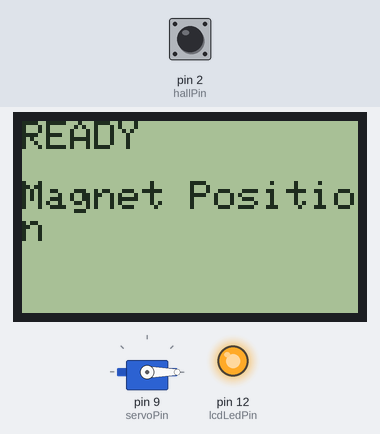
The sketch below on a simulated Arduino Uno, built with avr-gcc and run on an emulated ATmega328P. On the bench: 84×48 one-colour display, servo, output pins drawn as LEDs (lit = HIGH). The inputs (shaded band) are chosen by the test bench; at power-on: pin 2 (hallPin) HIGH. What the sketch prints to the serial monitor is not drawn.

Above: at 2.2 s.
2.3 s: pin 2 (hallPin) pulled LOW for 1 s
At 4.2 s:
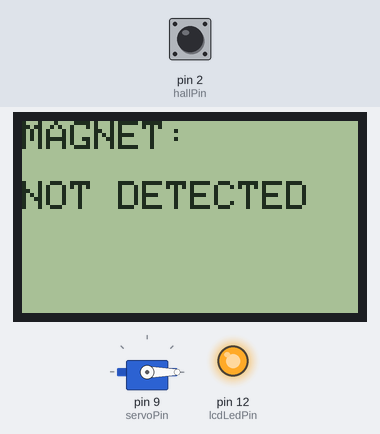
5.0 s: pin 2 (hallPin) pulled LOW for 3.2 s
At 5.5 s:
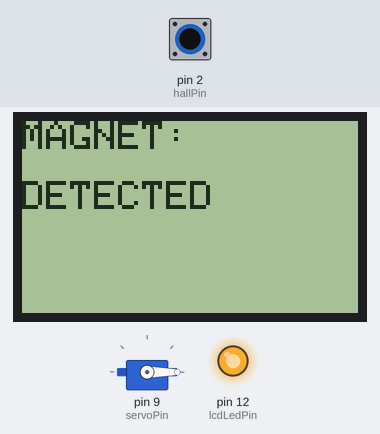
11.2 s: pin 2 (hallPin) pulled LOW for 1 s
At 11.82 s:
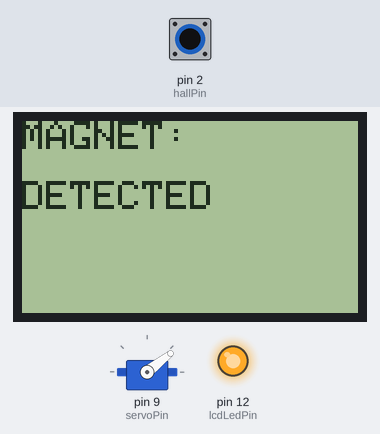
12.8 s: pin 2 (hallPin) driven LOW
At 13.32 s:
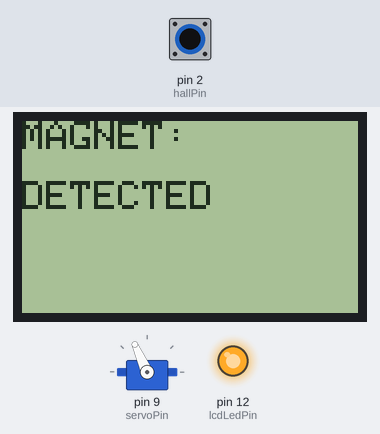
15.5 s: pin 2 (hallPin) driven HIGH
At 16.9 s:
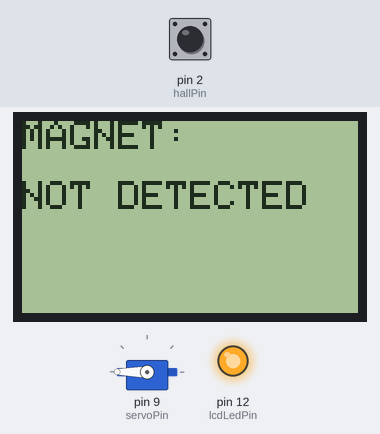
17.2 s: pin 2 (hallPin) driven LOW
At 18.4 s:
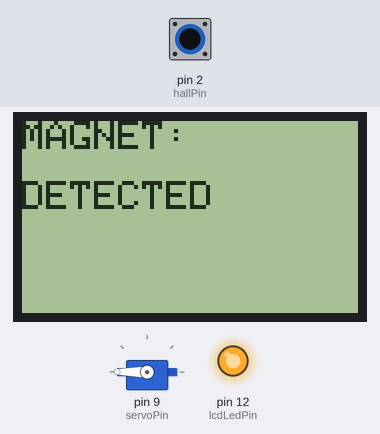
Timing chart, 0 to 26.4 s (numbered marks = the images above; inputs shaded):
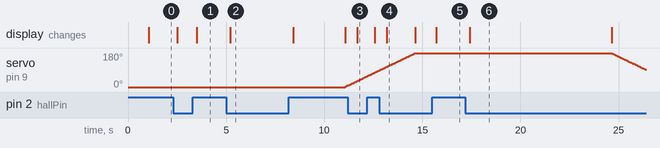

Measured:
- after the input at 2.3 s, the display: first changes after 0.21 s (image 1 shows a later state)
- after the input at 5.0 s, the display: changes after 0.22 s (image 2)
- after the input at 11.2 s, the display: changes after 0.47 s (image 3)
- after the input at 12.8 s, the display: changes after 0.38 s (image 4)
- after the input at 15.5 s, the display: changes after 0.22 s (image 5)
- after the input at 17.2 s, the display: changes after 0.22 s (image 6)

The sketch:

ServoPoweredLockPrototype.ino
```cpp
#include <Servo.h>
#include <Adafruit_GFX.h>
#include <Adafruit_PCD8544.h>


const byte hallPin = 2;
const byte servoPin = 9;


// Nokia 5110 LCD - CLK, DIN, DC, CS, RST
Adafruit_PCD8544 display(13, 11, 5, 7, 6);


// Backlight control
const byte lcdLedPin = 12;


// Servo Settings and Stuff

const int magnetOnPosition  = 0;
const int magnetOffPosition = 180;


// Time holding each position (in ms ofc)
const unsigned long positionHoldTime = 10000;


// Servo movement speed
const unsigned long servoStepInterval = 20;


// Hall Sensor

const unsigned long sensorFilterTime = 200;

int lastHallReading = HIGH;
int stableHallState = HIGH;

unsigned long hallChangeTime = 0;


// Servo

Servo magnetServo;

int currentServoPosition = magnetOnPosition;
int targetServoPosition = magnetOnPosition;

bool servoMoving = false;

unsigned long lastServoStepTime = 0;
unsigned long positionReachedTime = 0;


// LCD Msg

void showLCD(String line1, String line2)
{
  display.clearDisplay();

  display.setTextSize(1);
  display.setTextColor(BLACK);

  display.setCursor(0,0);
  display.println(line1);

  display.setCursor(0,15);
  display.println(line2);

  display.display();
}


// Setup

void setup()
{

  Serial.begin(9600);


  pinMode(hallPin, INPUT_PULLUP);


  // LCD
  pinMode(lcdLedPin, OUTPUT);
  digitalWrite(lcdLedPin, HIGH);

  display.begin();

  display.setContrast(50);

  showLCD("SYSTEM START", "Initializing");


  delay(1000);


  // Servo

  magnetServo.attach(servoPin);

  currentServoPosition = magnetOnPosition;
  targetServoPosition = magnetOnPosition;

  magnetServo.write(currentServoPosition);

  positionReachedTime = millis();
  hallChangeTime = millis();


  showLCD("READY",
          "Magnet Position");


  Serial.println("System started");
}


// Main

void loop()
{

  unsigned long currentTime = millis();


  readHallSensor(currentTime);


  controlServo(currentTime);

}


// Hall Sensor

void readHallSensor(unsigned long currentTime)
{

  int hallReading = digitalRead(hallPin);


  if (hallReading != lastHallReading)
  {

    lastHallReading = hallReading;

    hallChangeTime = currentTime;

  }


  if ((currentTime - hallChangeTime) >= sensorFilterTime)
  {


    if (stableHallState != lastHallReading)
    {


      stableHallState = lastHallReading;


      if (stableHallState == LOW)
      {

        showLCD("MAGNET:",
                "DETECTED");


        Serial.println("Magnet detected");


      }
      else
      {

        showLCD("MAGNET:",
                "NOT DETECTED");


        Serial.println("Magnet not detected");

      }

    }

  }

}


// Servo Control

void controlServo(unsigned long currentTime)
{


  // Wait

  if (!servoMoving &&
      currentTime - positionReachedTime >= positionHoldTime)
  {


    if (targetServoPosition == magnetOnPosition)
    {

      targetServoPosition = magnetOffPosition;

      showLCD("SERVO:",
              "MOVING AWAY");

      Serial.println("Moving magnet away");

    }

    else
    {

      targetServoPosition = magnetOnPosition;

      showLCD("SERVO:",
              "RETURNING");

      Serial.println("Returning magnet");

    }


    servoMoving = true;

  }


  // Move

  if (servoMoving &&
      currentTime - lastServoStepTime >= servoStepInterval)
  {


    lastServoStepTime = currentTime;


    if (currentServoPosition < targetServoPosition)
    {

      currentServoPosition++;

      magnetServo.write(currentServoPosition);

    }


    else if (currentServoPosition > targetServoPosition)
    {

      currentServoPosition--;

      magnetServo.write(currentServoPosition);

    }


    if (currentServoPosition == targetServoPosition)
    {

      servoMoving = false;

      positionReachedTime = currentTime;


      if (targetServoPosition == magnetOnPosition)
      {

        showLCD("POSITION:",
                "MAGNET ON");

      }

      else
      {

        showLCD("POSITION:",
                "MAGNET OFF");

      }

    }

  }

}
```
